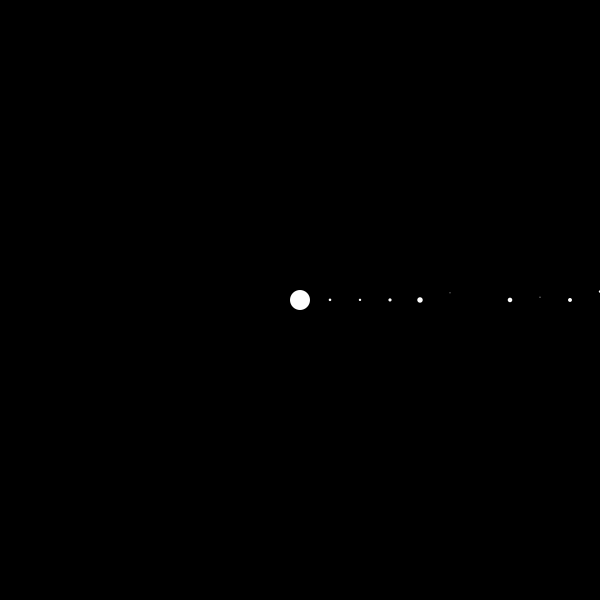
Frame 1 (no input)
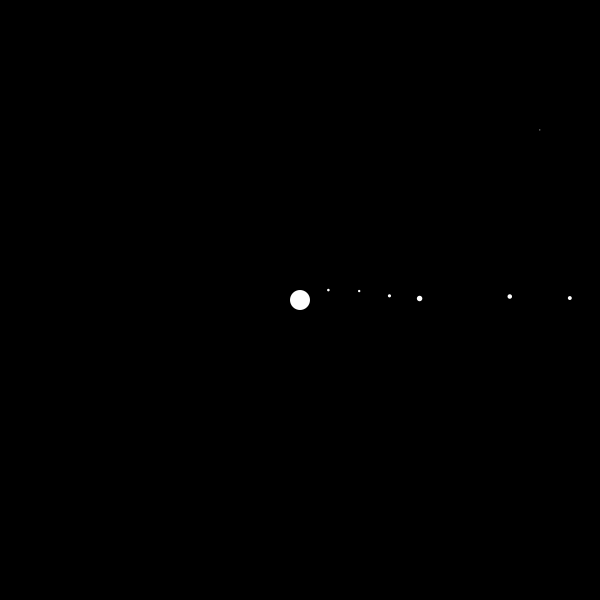
Frame 60 (the mouse pressed at the canvas centre just before this capture)
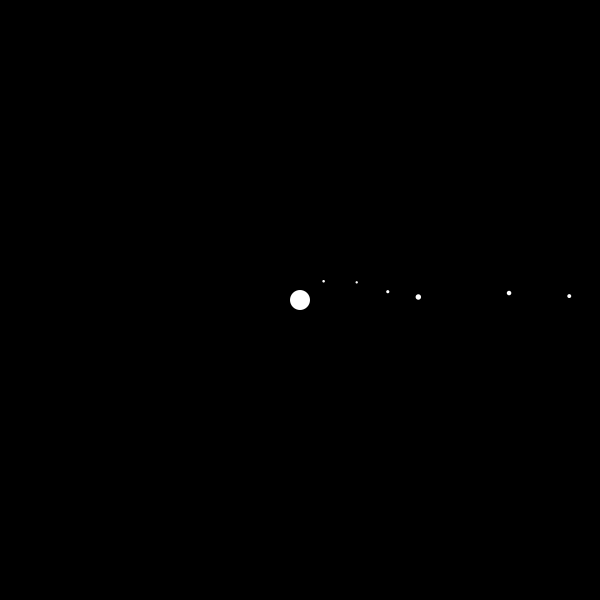
Frame 120 (the mouse held since frame 60 and released just before this capture)

The Processing sketch that drew these frames (run headless with seeded random() and noise(); from frame 60 on, the mouse is pressed at the canvas centre):

// Processing sketch: solarsystem
// ── solarsystem.pde


void setup() {
  size(600, 600);
  bodies.add(new Body(width / 2, height / 2, 100000, 10, true));
  PVector up = new PVector(0, -10000);
  for (int i = 0; i < 10; i += 1) {

    float x = (width / 2) + ((i + 1) * (width / 20));
    Body b = new Body(x, height / 2, random(10000), random(5), false);
    b.applyForce(up);
    bodies.add(b);
  }
}

void draw() {
  background(0);
  for (Body body : bodies) {
    body.update();
    body.draw();
  }
}
// ── Body.pde
int BODY_ID = 0;
final float GRAV = 6.67E-11;
class Body {
  int id;
  {
    BODY_ID += 1;
    id = BODY_ID;
  }
  //members
  final float density; 
  final float mass;
  final float radius;
  final float volume;
  PVector pos, vel, acc, grav;
  final boolean fixed;// = false;
  
  //constructor
  Body(float x, float y, float density, float radius, boolean fixed) {
    this.pos = new PVector(x,y);
    this.density = density;
    this.volume = (4.0 / 3.0) * PI * pow(radius, 3);
    this.mass = density * volume;
    
    this.radius = radius;
    this.fixed = fixed;
    
    vel = new PVector();
    acc = new PVector();
    grav = new PVector();
  }
  
  
  void draw() {
    noStroke();
    fill(255);
    ellipse(pos.x, pos.y, radius * 2, radius* 2);
  }
  
  void update() {
    
    vel.add(acc);
    acc.mult(0);
    pos.add(vel);
    
    for (Body body : bodies) {
      if (this.id != body.id) {
        attract(body);
      }
    }
  }
  
  void applyForce(PVector force) {
    acc.add(PVector.div(force,mass));
  }
  
  void attract(Body body) {
    grav.set(PVector.sub(body.pos,pos));
    float dist = grav.mag();
    dist = constrain(dist, 1, width * 2);
    
    float f = (GRAV * this.mass * body.mass) / pow(dist,2);
    grav.mult(f);
    applyForce(grav);
      
  }
  
}

ArrayList<Body> bodies = new ArrayList<Body>();
